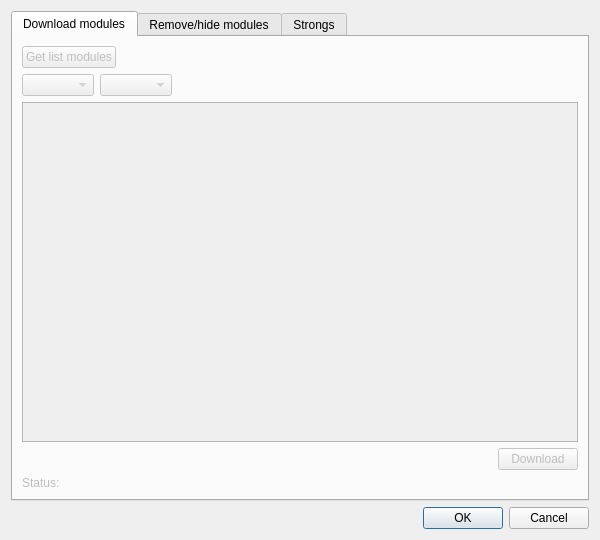
<?xml version="1.0" encoding="UTF-8"?>
<ui version="4.0">
 <class>ManagerModules</class>
 <widget class="QDialog" name="ManagerModules">
  <property name="geometry">
   <rect>
    <x>0</x>
    <y>0</y>
    <width>600</width>
    <height>540</height>
   </rect>
  </property>
  <property name="maximumSize">
   <size>
    <width>600</width>
    <height>600</height>
   </size>
  </property>
  <property name="windowTitle">
   <string>Dialog</string>
  </property>
  <layout class="QGridLayout" name="gridLayout">
   <item row="1" column="0">
    <widget class="QDialogButtonBox" name="buttonBox">
     <property name="orientation">
      <enum>Qt::Horizontal</enum>
     </property>
     <property name="standardButtons">
      <set>QDialogButtonBox::Cancel|QDialogButtonBox::Ok</set>
     </property>
    </widget>
   </item>
   <item row="0" column="0">
    <widget class="QTabWidget" name="tabWidget">
     <property name="enabled">
      <bool>true</bool>
     </property>
     <property name="currentIndex">
      <number>0</number>
     </property>
     <widget class="QWidget" name="tab">
      <property name="enabled">
       <bool>false</bool>
      </property>
      <attribute name="title">
       <string>Download modules</string>
      </attribute>
      <layout class="QGridLayout" name="gridLayout_3">
       <item row="0" column="0" colspan="2">
        <widget class="QPushButton" name="pBGetListModules">
         <property name="text">
          <string>Get list modules</string>
         </property>
        </widget>
       </item>
       <item row="0" column="2">
        <spacer name="horizontalSpacer">
         <property name="orientation">
          <enum>Qt::Horizontal</enum>
         </property>
         <property name="sizeHint" stdset="0">
          <size>
           <width>409</width>
           <height>20</height>
          </size>
         </property>
        </spacer>
       </item>
       <item row="1" column="0" colspan="3">
        <layout class="QGridLayout" name="gridLayout_2">
         <item row="0" column="0">
          <layout class="QHBoxLayout" name="horizontalLayout">
           <item>
            <widget class="QComboBox" name="comBLanguage"/>
           </item>
           <item>
            <widget class="QComboBox" name="comBTypeModule"/>
           </item>
           <item>
            <spacer name="horizontalSpacer_3">
             <property name="orientation">
              <enum>Qt::Horizontal</enum>
             </property>
             <property name="sizeHint" stdset="0">
              <size>
               <width>288</width>
               <height>20</height>
              </size>
             </property>
            </spacer>
           </item>
          </layout>
         </item>
         <item row="1" column="0">
          <widget class="QTableView" name="tableViewDownloadModule">
           <property name="editTriggers">
            <set>QAbstractItemView::NoEditTriggers</set>
           </property>
           <property name="selectionBehavior">
            <enum>QAbstractItemView::SelectRows</enum>
           </property>
          </widget>
         </item>
         <item row="2" column="0">
          <layout class="QHBoxLayout" name="horizontalLayout_2">
           <item>
            <spacer name="horizontalSpacer_2">
             <property name="orientation">
              <enum>Qt::Horizontal</enum>
             </property>
             <property name="sizeHint" stdset="0">
              <size>
               <width>294</width>
               <height>20</height>
              </size>
             </property>
            </spacer>
           </item>
           <item>
            <widget class="QPushButton" name="pBDonwloadModule">
             <property name="text">
              <string>Download</string>
             </property>
            </widget>
           </item>
          </layout>
         </item>
        </layout>
       </item>
       <item row="2" column="0">
        <widget class="QLabel" name="label">
         <property name="text">
          <string>Status:</string>
         </property>
        </widget>
       </item>
       <item row="2" column="1" colspan="2">
        <widget class="QLabel" name="LAStatus">
         <property name="text">
          <string/>
         </property>
        </widget>
       </item>
      </layout>
     </widget>
     <widget class="QWidget" name="tab_2">
      <attribute name="title">
       <string>Remove/hide modules</string>
      </attribute>
      <layout class="QGridLayout" name="gridLayout_4">
       <item row="0" column="0">
        <widget class="QTableView" name="tableViewStateModules">
         <property name="editTriggers">
          <set>QAbstractItemView::NoEditTriggers</set>
         </property>
         <property name="selectionBehavior">
          <enum>QAbstractItemView::SelectRows</enum>
         </property>
        </widget>
       </item>
       <item row="1" column="0">
        <layout class="QHBoxLayout" name="horizontalLayout_3">
         <item>
          <widget class="QPushButton" name="pBHideModules">
           <property name="text">
            <string>Hide</string>
           </property>
          </widget>
         </item>
         <item>
          <widget class="QPushButton" name="pBShowModules">
           <property name="text">
            <string>Show</string>
           </property>
          </widget>
         </item>
         <item>
          <spacer name="horizontalSpacer_4">
           <property name="orientation">
            <enum>Qt::Horizontal</enum>
           </property>
           <property name="sizeHint" stdset="0">
            <size>
             <width>40</width>
             <height>20</height>
            </size>
           </property>
          </spacer>
         </item>
         <item>
          <widget class="QPushButton" name="pBDeleteModules">
           <property name="text">
            <string>Delete</string>
           </property>
          </widget>
         </item>
        </layout>
       </item>
      </layout>
     </widget>
     <widget class="QWidget" name="tab_3">
      <attribute name="title">
       <string>Strongs</string>
      </attribute>
      <layout class="QGridLayout" name="gridLayout_5">
       <item row="0" column="0" colspan="2">
        <layout class="QVBoxLayout" name="verticalLayout_3">
         <item>
          <layout class="QHBoxLayout" name="horizontalLayout_4">
           <item>
            <widget class="QLabel" name="label_2">
             <property name="text">
              <string>Strongs (htm)</string>
             </property>
            </widget>
           </item>
           <item>
            <widget class="QLineEdit" name="LEStrongPath"/>
           </item>
           <item>
            <widget class="QPushButton" name="pBBrowseStrong">
             <property name="text">
              <string>Browse</string>
             </property>
            </widget>
           </item>
          </layout>
         </item>
         <item>
          <layout class="QHBoxLayout" name="horizontalLayout_5">
           <item>
            <widget class="QLabel" name="label_5">
             <property name="text">
              <string>Name strongs:</string>
             </property>
            </widget>
           </item>
           <item>
            <widget class="QLineEdit" name="LEStrongName"/>
           </item>
          </layout>
         </item>
        </layout>
       </item>
       <item row="1" column="0">
        <layout class="QVBoxLayout" name="verticalLayout_2">
         <item>
          <widget class="QLabel" name="label_4">
           <property name="text">
            <string>Greek</string>
           </property>
           <property name="alignment">
            <set>Qt::AlignCenter</set>
           </property>
          </widget>
         </item>
         <item>
          <widget class="QPushButton" name="pBAddGreekStrong">
           <property name="text">
            <string>Add to greek strongs</string>
           </property>
          </widget>
         </item>
         <item>
          <widget class="QListWidget" name="ListWGreek"/>
         </item>
         <item>
          <widget class="QComboBox" name="comBGreekStrong"/>
         </item>
        </layout>
       </item>
       <item row="1" column="1">
        <layout class="QVBoxLayout" name="verticalLayout">
         <item>
          <widget class="QLabel" name="label_3">
           <property name="text">
            <string>Hebrew</string>
           </property>
           <property name="alignment">
            <set>Qt::AlignCenter</set>
           </property>
          </widget>
         </item>
         <item>
          <widget class="QPushButton" name="pBAddHebrewStrong">
           <property name="text">
            <string>Add to hebrew strongs</string>
           </property>
          </widget>
         </item>
         <item>
          <widget class="QListWidget" name="ListWHebrew"/>
         </item>
         <item>
          <widget class="QComboBox" name="comBHebrewStrong"/>
         </item>
        </layout>
       </item>
      </layout>
     </widget>
    </widget>
   </item>
  </layout>
 </widget>
 <resources/>
 <connections>
  <connection>
   <sender>buttonBox</sender>
   <signal>accepted()</signal>
   <receiver>ManagerModules</receiver>
   <slot>accept()</slot>
   <hints>
    <hint type="sourcelabel">
     <x>248</x>
     <y>254</y>
    </hint>
    <hint type="destinationlabel">
     <x>157</x>
     <y>274</y>
    </hint>
   </hints>
  </connection>
  <connection>
   <sender>buttonBox</sender>
   <signal>rejected()</signal>
   <receiver>ManagerModules</receiver>
   <slot>reject()</slot>
   <hints>
    <hint type="sourcelabel">
     <x>316</x>
     <y>260</y>
    </hint>
    <hint type="destinationlabel">
     <x>286</x>
     <y>274</y>
    </hint>
   </hints>
  </connection>
 </connections>
</ui>
